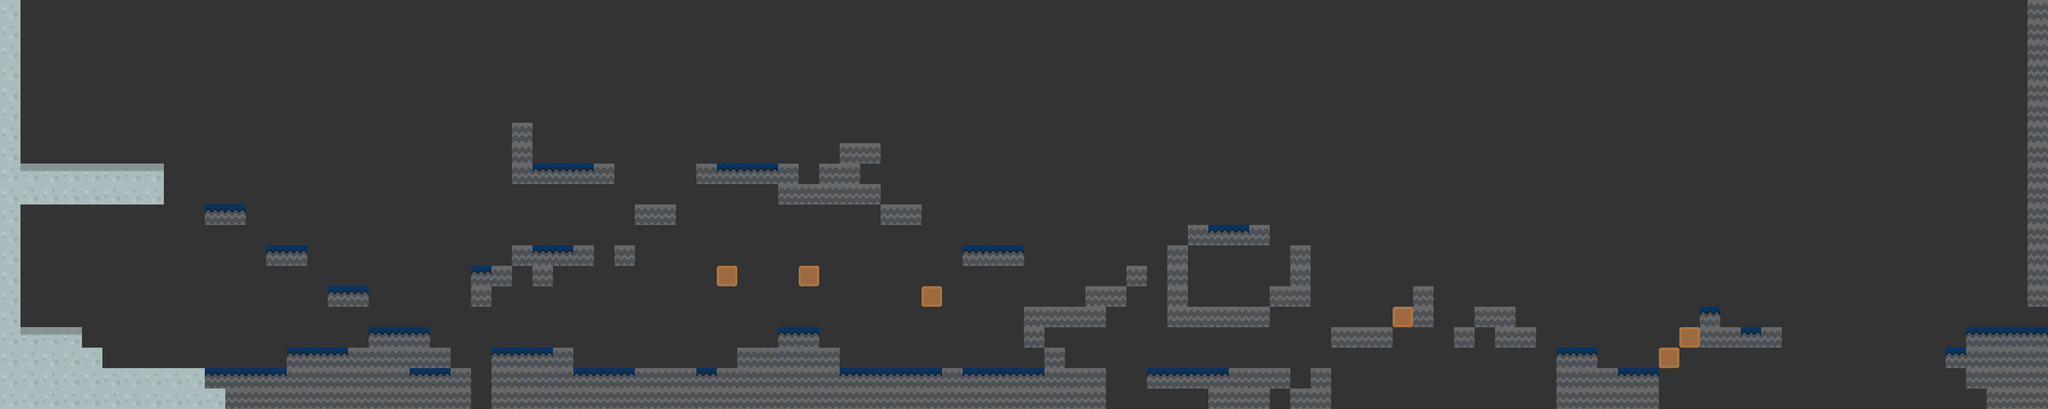

Rendered tile map (Tiled .tmx) drawn with the repository's tilesets; below, a short description and the map source with its tile grids summarised:
An orthogonal 100x20 tile map with 70x70 px tiles, 2 tile layers (background, collision), 2 tilesets.

<map version="1.0" orientation="orthogonal" width="100" height="20" tilewidth="70" tileheight="70">
 <tileset firstgid="1" name="tiles_map" tilewidth="70" tileheight="70">
  <image source="../images/tiles_map.png" width="700" height="140" />
 </tileset>
 <tileset firstgid="21" name="enemy" tilewidth="70" tileheight="70">
  <image source="../images/enemy.png" width="70" height="70" />
 </tileset>
 <layer name="background" width="100" height="20">
  <data>[2000 cells, 2000 non-empty, 1 distinct tile ids]</data>
 </layer>
 <layer name="collision" width="100" height="20">
  <data>[2000 cells, 312 non-empty, 5 distinct tile ids]</data>
 </layer>
</map>